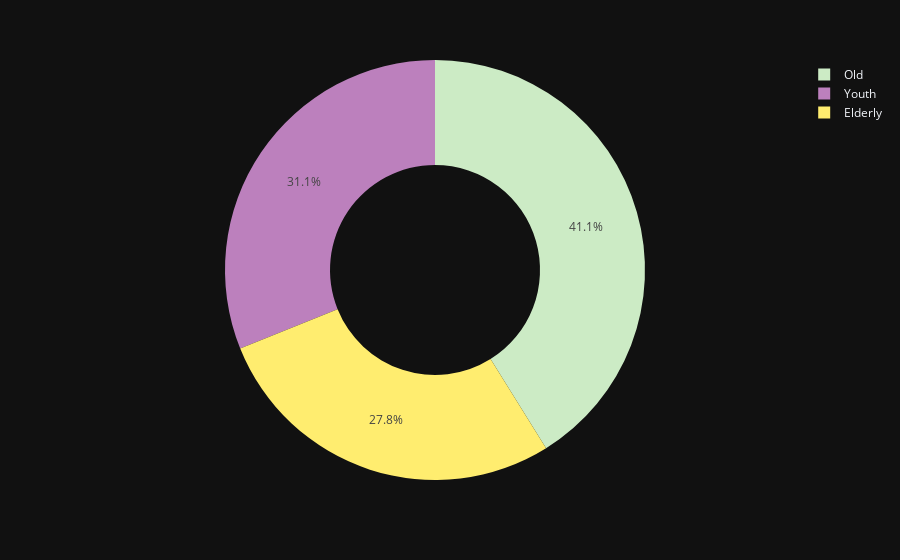

Notebook code cell kept with this figure:
### Code cell
px.pie(Age_GR,values='Heart Attack Risk',names='Age groups',color='Age groups',hole=0.5,color_discrete_sequence=px.colors.qualitative.Set3_r,template='plotly_dark')

### Figure 1 — Plotly figure (JSON) as saved in the notebook; plotly's stock layout.template omitted (floating-point values rounded to 4 significant figures)
{"data": [{"customdata": [["Elderly"], ["Old"], ["Youth"]], "domain": {"x": [0, 1], "y": [0, 1]}, "hole": 0.5, "hovertemplate": "Age groups=%{customdata[0]}<br>Heart Attack Risk=%{value}<extra></extra>", "labels": ["Elderly", "Old", "Youth"], "legendgroup": "", "marker": {"colors": ["rgb(255,237,111)", "rgb(204,235,197)", "rgb(188,128,189)"]}, "name": "", "showlegend": true, "type": "pie", "values": [872, 1291, 976]}], "layout": {"legend": {"tracegroupgap": 0}, "margin": {"t": 60}, "piecolorway": ["rgb(255,237,111)", "rgb(204,235,197)", "rgb(188,128,189)", "rgb(217,217,217)", "rgb(252,205,229)", "rgb(179,222,105)", "rgb(253,180,98)", "rgb(128,177,211)", "rgb(251,128,114)", "rgb(190,186,218)", "rgb(255,255,179)", "rgb(141,211,199)"]}}
